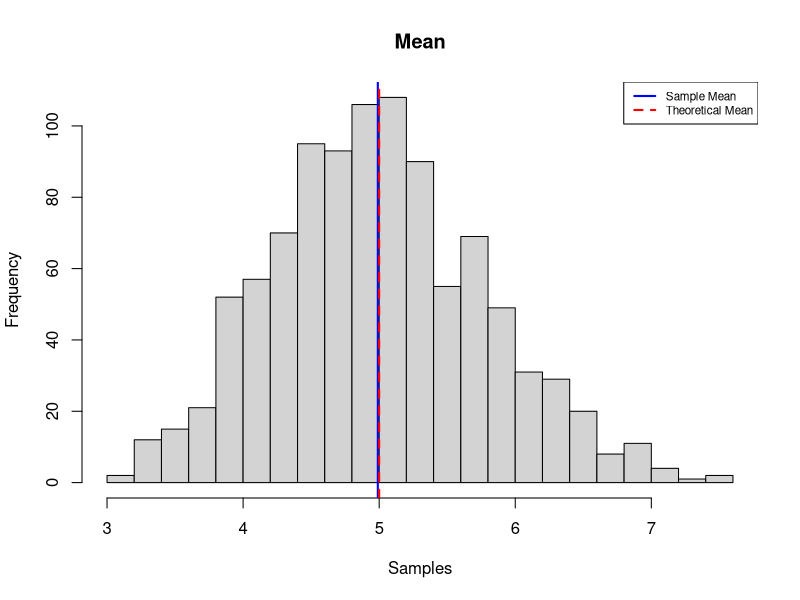
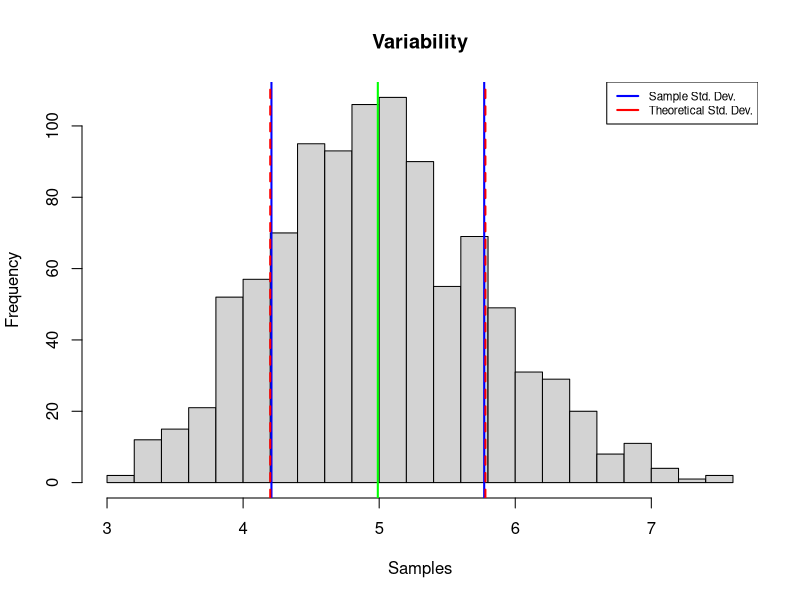
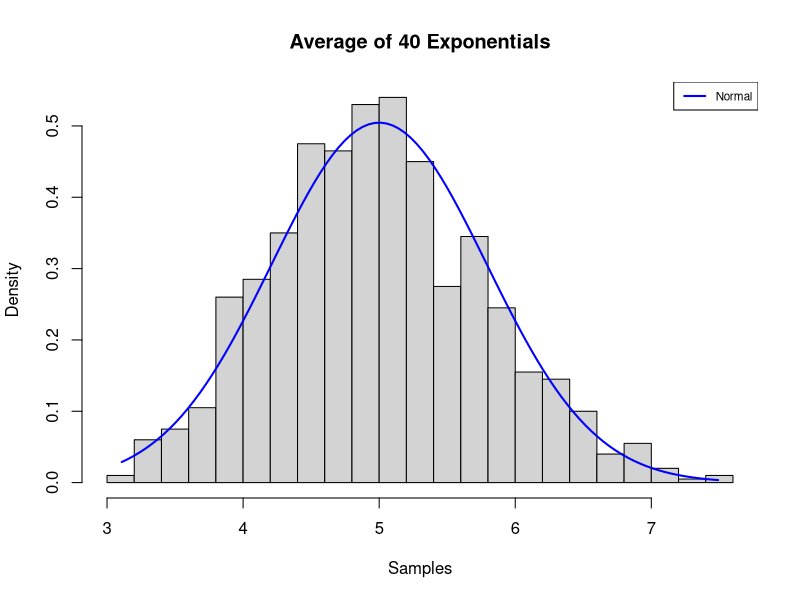
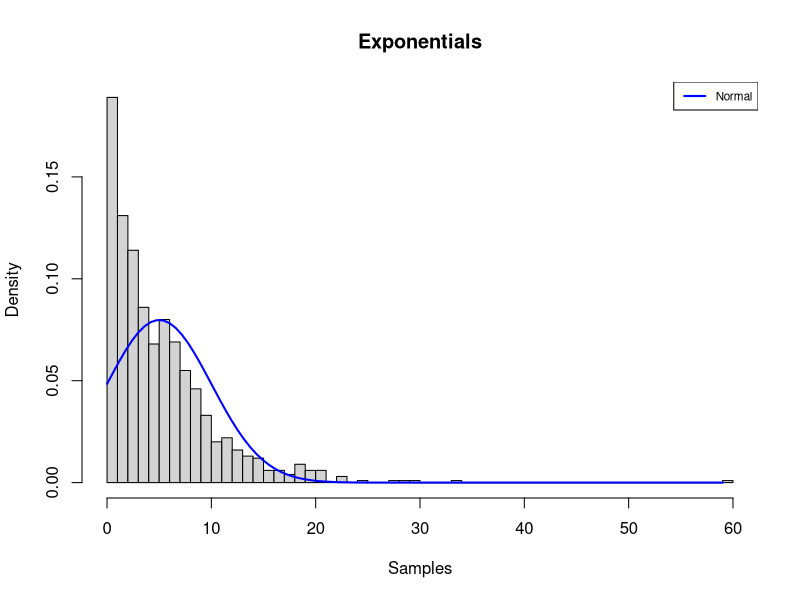
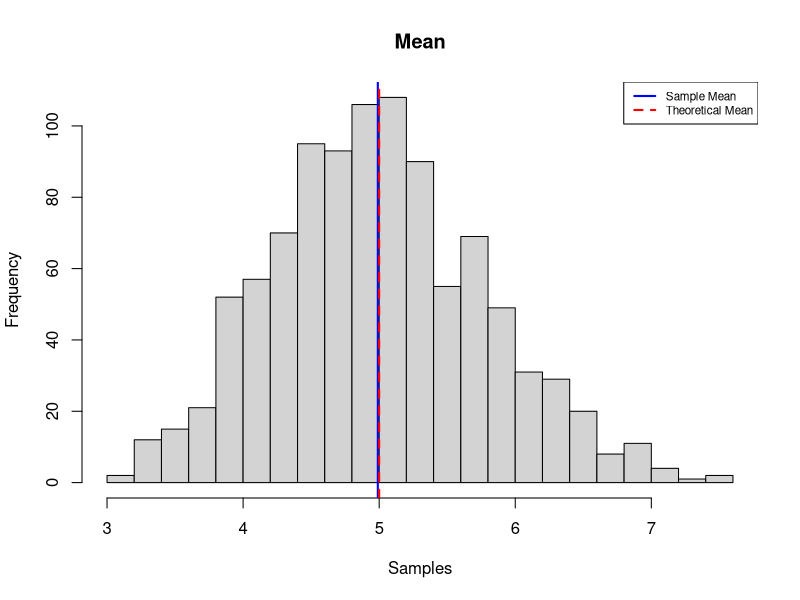
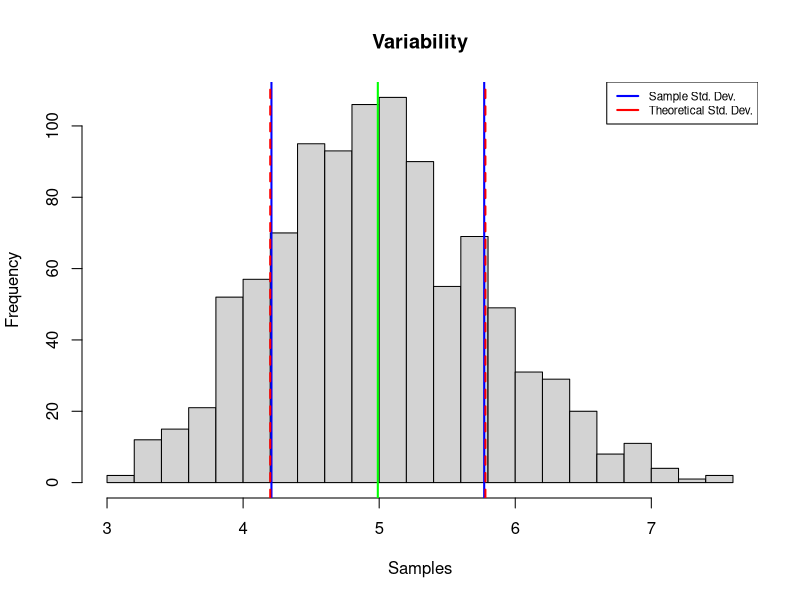
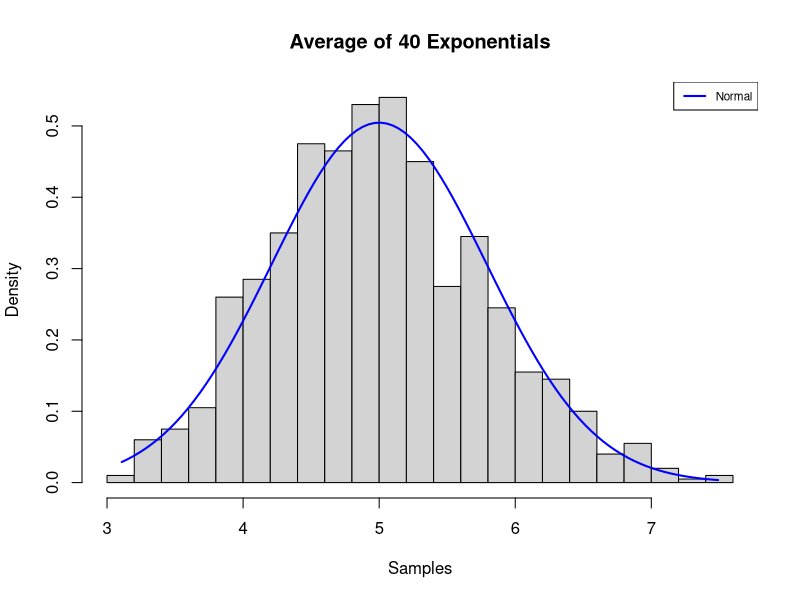
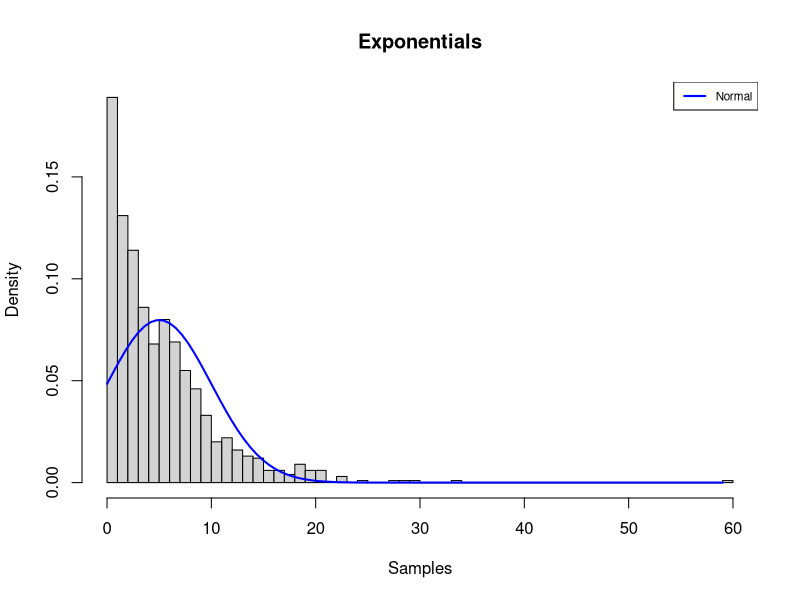

Generate these figures, in order, with R:
## ---- chunk 1
set.seed(1)
samples = numeric()
for (i in 1 : 1000) samples = c(samples, mean(rexp(40, 0.2)))
## ---- chunk 2
mean(samples)
## ---- chunk 3
hist(samples, main="Mean", xlab="Samples", ylab="Frequency", breaks = 20)
abline(v = mean(samples), col = "blue", lty = 1, lwd = 2)
abline(v = 5, col = "red", lty = 2, lwd = 2)
legend("topright", legend=c("Sample Mean", "Theoretical Mean"),
       col = c("blue", "red"), lty = c(1, 2), lwd = 2, cex = 0.7)
## ---- chunk 4
1 / (40 * 0.2^2)
## ---- chunk 5
var(samples)
## ---- chunk 6
hist(samples, main="Variability", xlab="Samples", ylab="Frequency", breaks = 20)
abline(v = mean(samples), col = "green", lty = 1, lwd = 2)
abline(v = mean(samples) - sd(samples), col = "blue", lty = 1, lwd = 2)
abline(v = mean(samples) + sd(samples), col = "blue", lty = 1, lwd = 2)
abline(v = mean(samples) - sqrt(0.625), col = "red", lty = 2, lwd = 2)
abline(v = mean(samples) + sqrt(0.625), col = "red", lty = 2, lwd = 2)
legend("topright", legend=c("Sample Std. Dev.", "Theoretical Std. Dev."),
       col = c("blue", "red"), lty = c(1, 1, 2), lwd = 2, cex = 0.7)
## ---- chunk 7
hist(samples, main="Average of 40 Exponentials", xlab="Samples", ylab="Density", breaks = 20, freq=FALSE)
min = min(samples)
max = max(samples)
x <- seq(min, max, length=100)
gx <- dnorm(x, mean = 5, sd = sqrt(0.625))
lines(x, gx, type="l", lty=1, lwd = 2, col="blue")
legend("topright", legend=c("Normal"),
       col = "blue", lty = 1, lwd = 2, cex = 0.7)
## ---- chunk 8
samples2 = rexp(1000, 0.2)
hist(samples2, main="Exponentials", xlab="Samples", ylab="Density", breaks = 50, freq=FALSE)
min2 = min(samples2)
max2 = max(samples2)
x <- seq(min2, max2, length=100)
gx <- dnorm(x, mean = 5, sd = 5)
lines(x, gx, type="l", lty=1, lwd = 2, col="blue")
legend("topright", legend=c("Normal"),
       col = "blue", lty = 1, lwd = 2, cex = 0.7)
## ---- chunk 9
set.seed(1)
samples = numeric()
for (i in 1 : 1000) samples = c(samples, mean(rexp(40, 0.2)))
## ---- chunk 10
hist(samples, main="Mean", xlab="Samples", ylab="Frequency", breaks = 20)
abline(v = mean(samples), col = "blue", lty = 1, lwd = 2)
abline(v = 5, col = "red", lty = 2, lwd = 2)
legend("topright", legend=c("Sample Mean", "Theoretical Mean"),
       col = c("blue", "red"), lty = c(1, 2), lwd = 2, cex = 0.7)
## ---- chunk 11
hist(samples, main="Variability", xlab="Samples", ylab="Frequency", breaks = 20)
abline(v = mean(samples), col = "green", lty = 1, lwd = 2)
abline(v = mean(samples) - sd(samples), col = "blue", lty = 1, lwd = 2)
abline(v = mean(samples) + sd(samples), col = "blue", lty = 1, lwd = 2)
abline(v = mean(samples) - sqrt(0.625), col = "red", lty = 2, lwd = 2)
abline(v = mean(samples) + sqrt(0.625), col = "red", lty = 2, lwd = 2)
legend("topright", legend=c("Sample Std. Dev.", "Theoretical Std. Dev."),
       col = c("blue", "red"), lty = c(1, 1, 2), lwd = 2, cex = 0.7)
## ---- chunk 12
hist(samples, main="Average of 40 Exponentials", xlab="Samples", ylab="Density",
     breaks = 20, freq=FALSE)
min = min(samples)
max = max(samples)
x <- seq(min, max, length=100)
gx <- dnorm(x, mean = 5, sd = sqrt(0.625))
lines(x, gx, type="l", lty=1, lwd = 2, col="blue")
legend("topright", legend=c("Normal"),
       col = "blue", lty = 1, lwd = 2, cex = 0.7)
## ---- chunk 13
samples2 = rexp(1000, 0.2)
hist(samples2, main="Exponentials", xlab="Samples", ylab="Density", breaks = 50,
     freq=FALSE)
min2 = min(samples2)
max2 = max(samples2)
x <- seq(min2, max2, length=100)
gx <- dnorm(x, mean = 5, sd = 5)
lines(x, gx, type="l", lty=1, lwd = 2, col="blue")
legend("topright", legend=c("Normal"),
       col = "blue", lty = 1, lwd = 2, cex = 0.7)
